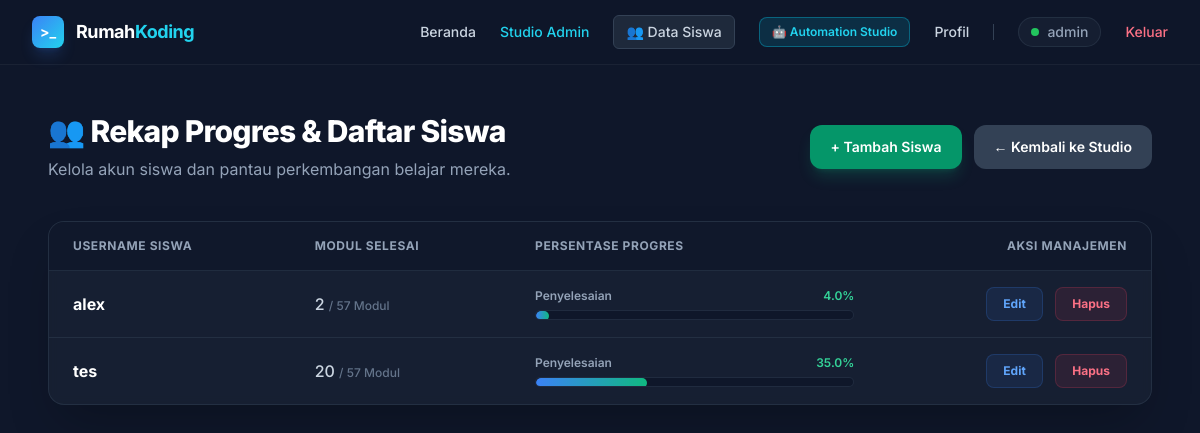
Page /admin/users (signed in) on the committed database.
### tables this page shows
CREATE TABLE users (
            id INTEGER PRIMARY KEY AUTOINCREMENT,
            username TEXT UNIQUE NOT NULL,
            password TEXT NOT NULL,
            role TEXT DEFAULT 'student'
        );

### app.py (the view)
@app.route("/admin/users")
def admin_users():
    if "user_id" not in session or session.get("role") != "admin":
        return redirect(url_for("login"))
    conn = sqlite3.connect(DB_PATH)
    conn.row_factory = sqlite3.Row
    cursor = conn.cursor()
    cursor.execute("""
        SELECT u.id, u.username,
               (
                   (SELECT COUNT(*) FROM user_progress up JOIN materi m ON up.materi_id = m.id WHERE up.user_id = u.id AND up.status = 'selesai')
                   +
                   (SELECT COUNT(*) FROM automation_progress up_auto JOIN automation_materi m_auto ON up_auto.materi_id = m_auto.id WHERE up_auto.user_id = u.id AND up_auto.status = 'selesai')
               ) as modul_selesai,
               (
                   (SELECT COUNT(*) FROM materi)
                   +
                   (SELECT COUNT(*) FROM automation_materi)
               ) as total_modul
        FROM users u
        WHERE u.role = 'student'
        ORDER BY u.username ASC
    """)
    daftar_siswa = cursor.fetchall()
    conn.close()
    return render_template("admin_users.html", daftar_siswa=daftar_siswa)

### templates/admin_users.html (shortened to what this page needs)
{% extends "base.html" %}
{% block content %}
<div class="max-w-6xl mx-auto px-6 py-12 w-full">
    <div class="flex flex-col md:flex-row justify-between items-start md:items-center gap-4 mb-10">
        <div>
            <h1 class="text-3xl font-extrabold text-white tracking-tight mb-2">👥 Rekap Progres & Daftar Siswa</h1>
            <p class="text-slate-400 text-sm md:text-base">Kelola akun siswa dan pantau perkembangan belajar mereka.</p>
        </div>
        <div class="flex items-center gap-3">
            <a href="/admin/users/tambah" class="px-5 py-3 bg-emerald-600 hover:bg-emerald-500 text-white font-semibold text-sm rounded-xl shadow-lg shadow-emerald-500/20 transition-all transform hover:-translate-y-0.5">
                + Tambah Siswa
            </a>
            <a href="/admin" class="px-5 py-3 bg-slate-700 hover:bg-slate-600 text-white font-semibold text-sm rounded-xl transition-all">
                &larr; Kembali ke Studio
            </a>
        </div>
    </div>
    <div class="bg-slate-800/50 border border-slate-700/50 rounded-2xl overflow-hidden shadow-2xl backdrop-blur-sm">
        <div class="overflow-x-auto">
            <table class="w-full text-left border-collapse">
                <thead>
                    <tr class="bg-slate-900/80 border-b border-slate-700/50 text-slate-400 text-xs uppercase tracking-wider font-semibold">
                        <th class="py-4 px-6">Username Siswa</th>
                        <th class="py-4 px-6">Modul Selesai</th>
                        <th class="py-4 px-6 w-1/3">Persentase Progres</th>
                        <th class="py-4 px-6 text-right">Aksi Manajemen</th>
                    </tr>
                </thead>
                <tbody class="divide-y divide-slate-700/50">
                    {% for siswa in daftar_siswa %}
                    {% set pct = (siswa.modul_selesai / siswa.total_modul * 100) | round(0) if siswa.total_modul > 0 else 0 %}
                    <tr class="hover:bg-slate-800/40 transition-colors group">
                        <td class="py-4 px-6">
                            <span class="font-bold text-white text-base">{{ siswa.username }}</span>
                        </td>
                        <td class="py-4 px-6 text-slate-300 font-medium">
                            {{ siswa.modul_selesai }} <span class="text-slate-500 text-xs">/ {{ siswa.total_modul }} Modul</span>
                        </td>
                        <td class="py-4 px-6">
                            <div class="flex justify-between text-xs font-semibold mb-1.5">
                                <span class="text-slate-400">Penyelesaian</span>
                                <span class="text-emerald-400">{{ pct }}%</span>
                            </div>
                            <div class="w-full bg-slate-900 rounded-full h-2.5 border border-slate-700/50 overflow-hidden">
                                <div class="bg-gradient-to-r from-blue-500 to-emerald-500 h-2.5 rounded-full transition-all duration-500" style="width: {{ pct }}%;"></div>
                            </div>
                        </td>
                        <td class="py-4 px-6 text-right space-x-2">
                            <a href="/admin/users/edit/{{ siswa.id }}" class="inline-flex items-center px-4 py-2 bg-blue-500/10 hover:bg-blue-500/20 text-blue-400 text-xs font-bold rounded-lg border border-blue-500/20 transition-all">
                                Edit
                            </a>
                            <a href="/admin/users/hapus/{{ siswa.id }}" onclick="return confirm('Yakin ingin menghapus siswa ini beserta seluruh progres belajarnya?')" class="inline-flex items-center px-4 py-2 bg-rose-500/10 hover:bg-rose-500/20 text-rose-400 text-xs font-bold rounded-lg border border-rose-500/20 transition-all">
                                Hapus
                            </a>
                        </td>
                    </tr>
                    {% else %}
                    <tr>
                        <td colspan="4" class="py-16 text-center text-slate-500 text-sm italic">
                            Belum ada siswa yang terdaftar di platform.
                        </td>
                    </tr>
                    {% endfor %}
                </tbody>
            </table>
        </div>
    </div>
</div>
{% endblock %}

### static/css/custom.css (style rules this page uses)
body { background-color: #0f172a; color: #f8fafc; font-family: 'Inter', 'Segoe UI', Tahoma, Geneva, Verdana, sans-serif; overflow-x: hidden; }
button, a, input, select { transition: all 0.2s ease-in-out; }

### rows in the picture
users: username "alex", modul_selesai "2", total_modul "57", pct "4.0"
users: username "tes", modul_selesai "20", total_modul "57", pct "35.0"

### other values in the picture
{{ session.get('username', 'User') }} "admin"
